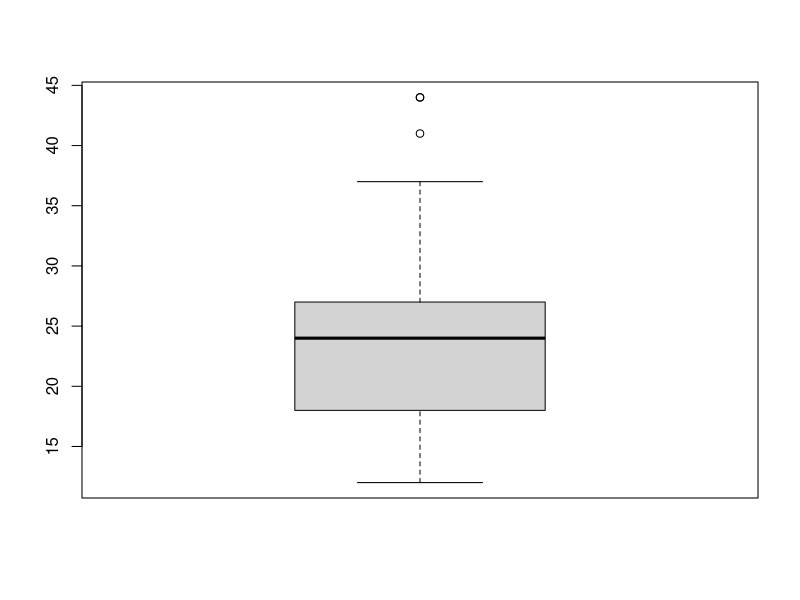
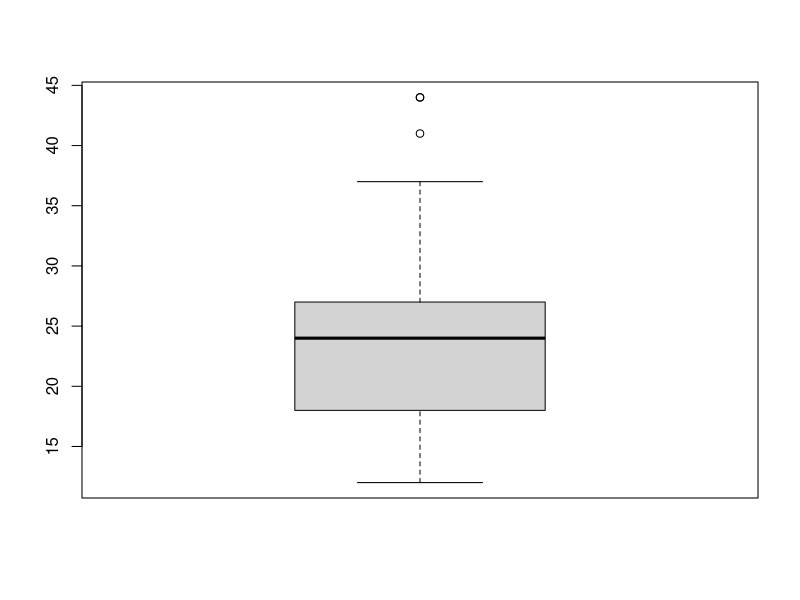

These charts were generated, in order, by the following R code:
df <- data.frame(position = c("p", NA, "2b", "3b", NA, "r", "m", "l", "s"),
                 number = c(13, NA, 3, 1, 7, NA, 11, 36,NA))
df
is.na(df)
table(is.na(df))
mean(df$number)
library(dplyr)
df1 <- df %>% filter(!is.na(position) & !is.na(number))
df1
df2 <- na.omit(df)
df2
mean(df$number, na.rm = T)
df %>%summarise(mean_number = mean(number, na.rm = T))
df3 <- data.frame(review = c(5,1,-1,2,4,6,0,3,3),
                  genre = c("ACTION","ROMANCE","COMEDI","ACTION","BASEBALL","SF","SF","COMEDI","NOOB"))
df3
df3$review <- ifelse(df3$review >= 1 & df3$review <= 5, df3$review, NA)
df3$genre <- ifelse(df3$genre == "BASEBALL" | df3$genre == "NOOB", NA, df3$genre)
df3
library(ggplot2)
boxplot(mpg$hwy)
boxplot(mpg$hwy)$stats
mpg$hwy <- ifelse(mpg$hwy < 12 | mpg$hwy > 37, NA, mpg$hwy)
table(is.na(mpg$hwy))
mean(mpg$hwy, na.rm = T)
